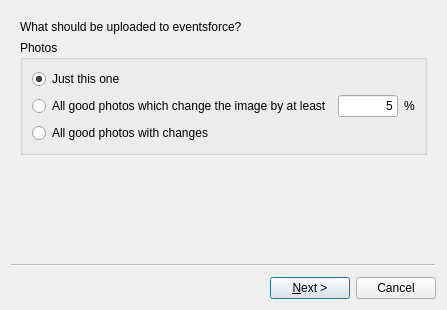
<?xml version="1.0" encoding="UTF-8"?>
<ui version="4.0">
 <class>UploadPeopleWizard</class>
 <widget class="QWizard" name="UploadPeopleWizard">
  <property name="windowModality">
   <enum>Qt::WindowModal</enum>
  </property>
  <property name="geometry">
   <rect>
    <x>0</x>
    <y>0</y>
    <width>447</width>
    <height>310</height>
   </rect>
  </property>
  <property name="windowTitle">
   <string>Upload to eventsforce</string>
  </property>
  <property name="sizeGripEnabled">
   <bool>false</bool>
  </property>
  <property name="modal">
   <bool>true</bool>
  </property>
  <property name="wizardStyle">
   <enum>QWizard::ClassicStyle</enum>
  </property>
  <property name="options">
   <set>QWizard::NoBackButtonOnStartPage</set>
  </property>
  <widget class="QWizardPage" name="wizardPage1">
   <layout class="QVBoxLayout" name="verticalLayout">
    <item>
     <widget class="QLabel" name="label">
      <property name="text">
       <string>What should be uploaded to eventsforce?</string>
      </property>
     </widget>
    </item>
    <item>
     <widget class="QGroupBox" name="upload_photos_group">
      <property name="title">
       <string>Photos</string>
      </property>
      <layout class="QVBoxLayout" name="verticalLayout_2">
       <item>
        <layout class="QHBoxLayout" name="horizontalLayout_2">
         <property name="topMargin">
          <number>0</number>
         </property>
         <item>
          <widget class="QRadioButton" name="upload_photos_thisone">
           <property name="text">
            <string>Just this one</string>
           </property>
           <property name="checked">
            <bool>true</bool>
           </property>
          </widget>
         </item>
         <item>
          <widget class="QLabel" name="upload_photos_thisname">
           <property name="sizePolicy">
            <sizepolicy hsizetype="Expanding" vsizetype="Preferred">
             <horstretch>0</horstretch>
             <verstretch>0</verstretch>
            </sizepolicy>
           </property>
           <property name="text">
            <string/>
           </property>
          </widget>
         </item>
        </layout>
       </item>
       <item>
        <layout class="QHBoxLayout" name="horizontalLayout">
         <property name="spacing">
          <number>6</number>
         </property>
         <property name="topMargin">
          <number>0</number>
         </property>
         <item>
          <widget class="QRadioButton" name="upload_photos_bysize">
           <property name="enabled">
            <bool>true</bool>
           </property>
           <property name="text">
            <string>All good photos which change the image by at least</string>
           </property>
           <property name="checkable">
            <bool>true</bool>
           </property>
           <property name="checked">
            <bool>false</bool>
           </property>
          </widget>
         </item>
         <item>
          <widget class="QLineEdit" name="upload_photos_minsize">
           <property name="enabled">
            <bool>true</bool>
           </property>
           <property name="text">
            <string>5</string>
           </property>
           <property name="alignment">
            <set>Qt::AlignRight|Qt::AlignTrailing|Qt::AlignVCenter</set>
           </property>
          </widget>
         </item>
         <item>
          <widget class="QLabel" name="label_5">
           <property name="text">
            <string>%</string>
           </property>
          </widget>
         </item>
        </layout>
       </item>
       <item>
        <widget class="QRadioButton" name="upload_photos_all">
         <property name="text">
          <string>All good photos with changes</string>
         </property>
        </widget>
       </item>
      </layout>
     </widget>
    </item>
   </layout>
  </widget>
  <widget class="QWizardPage" name="wizardPage2">
   <layout class="QVBoxLayout" name="verticalLayout_3">
    <item>
     <widget class="QLabel" name="label_2">
      <property name="text">
       <string>Login details for eventsforce</string>
      </property>
     </widget>
    </item>
    <item>
     <layout class="QFormLayout" name="formLayout">
      <item row="0" column="1">
       <widget class="QLineEdit" name="ef_username"/>
      </item>
      <item row="0" column="0">
       <widget class="QLabel" name="label_3">
        <property name="text">
         <string>Username</string>
        </property>
       </widget>
      </item>
      <item row="1" column="0">
       <widget class="QLabel" name="label_4">
        <property name="text">
         <string>Password</string>
        </property>
       </widget>
      </item>
      <item row="1" column="1">
       <widget class="QLineEdit" name="ef_password">
        <property name="echoMode">
         <enum>QLineEdit::Password</enum>
        </property>
       </widget>
      </item>
     </layout>
    </item>
   </layout>
  </widget>
 </widget>
 <resources/>
 <connections/>
</ui>
